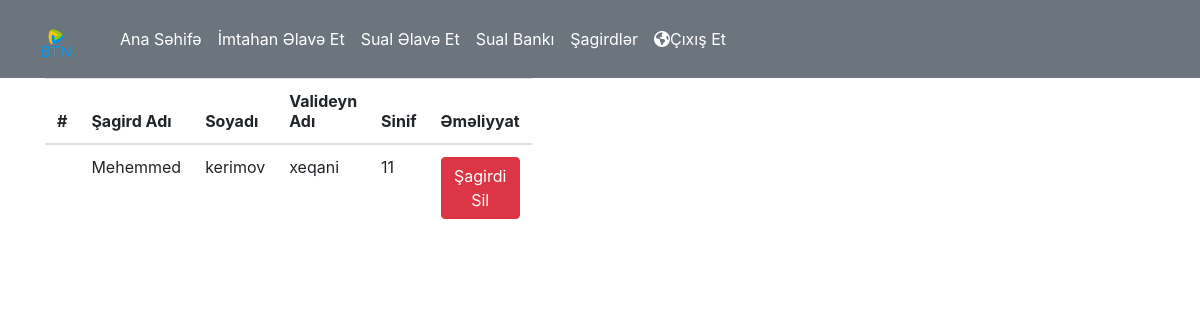
The app's page /teachers/students (signed in) with its own data.
### students/models.py (models this page shows, shortened)
class UserReg(models.Model):
    ad = models.CharField(max_length=255)
    soyad = models.CharField(max_length=255)
    parent_name = models.CharField(max_length=255)
    mail = models.EmailField()
    password = models.CharField(max_length=20)
    grade = models.IntegerField()

### teachers/views.py (the view)
# urls.py: path('teachers/students',views.studentspage,name='students'),
def studentspage(request):
 if request.session.get('teacher_ad'):
   a = UserReg.objects.all().values()
   context = {
      'users' : a
   }
   return render(request,'teacherstudentspage.html',context)
 else:
      request.session.flush()
      messages.error(request,'Zəhmət Olmasa Giriş Edin')
      return redirect('loginteachers')

### teachers/templates/teacherstudentspage.html (shortened to what this page needs)
<head>
  <link rel="stylesheet" href="https://cdn.jsdelivr.net/npm/bootstrap@4.6.2/dist/css/bootstrap.min.css">
  <link rel="stylesheet" href="path/to/font-awesome/css/font-awesome.min.css">
</head>
<body>
    <nav class="navbar navbar-expand-md bg-secondary navbar-dark">
  {% load static %}
  <a class="navbar-brand text-dark" href="#"><img src="{% static 'logo.png' %}" width="80" ></a>
  <div class="collapse navbar-collapse " id="collapsibleNavbar">
    <ul class="navbar-nav ms-auto">
      <li class="nav-item">
        <a class="nav-link text-white" href="main">Ana Səhifə</a>
      </li>
      <li class="nav-item">
        <a class="nav-link text-white" href="exams">İmtahan Əlavə Et</a>
      </li>
      <li class="nav-item">
        <a class="nav-link text-white" href="addquestion">Sual Əlavə Et</a>
      </li>
      <li class="nav-item">
        <a class="nav-link text-white" href="questionbank">Sual Bankı</a>
      </li>
      <li class="nav-item">
        <a class="nav-link text-white" href="#">Şagirdlər</a>
      </li>
      <li class="nav-item">
        <a class="nav-link text-white" href="{% url 'logoutt' %}"><span class="fa fa-globe" ></span>Çıxış Et</a>
      </li>
    </ul>
  </div>
</nav>
<div class="container table-responsive">
    <table class="table" id="students">
      <thead>
        <tr>
          <th scope="col">#</th>
          <th scope="col">Şagird Adı</th>
          <th scope="col">Soyadı</th>
          <th scope="col">Valideyn Adı</th>
          <th scope="col">Sinif</th>
          <th scope="col">Əməliyyat</th>
        </tr>
      </thead>
      <tbody>
        {% for user in users %}
        <tr>
          <td></td>
          <td>{{ user.ad }}</td>
          <td>{{ user.soyad }}</td>
          <td>{{ user.parent_name }}</td>
          <td>{{ user.grade }}</td>
          <td><form method="post" action="{% url 'delete' %}">{% csrf_token %}<button type="submit" name="deletestudent" class="btn btn-danger"  value="{{ user.mail }}">Şagirdi Sil</button></form></td>
        </tr>
      {% endfor %}
      </tbody>
    </table>
    </div>
</body>

### teachers/templates/teacherstudentspage.html (style rules this page uses)
#students { max-width:10cm; }

### records on screen
UserReg: ad "Mehemmed", soyad "kerimov", parent_name "xeqani", grade "11"
